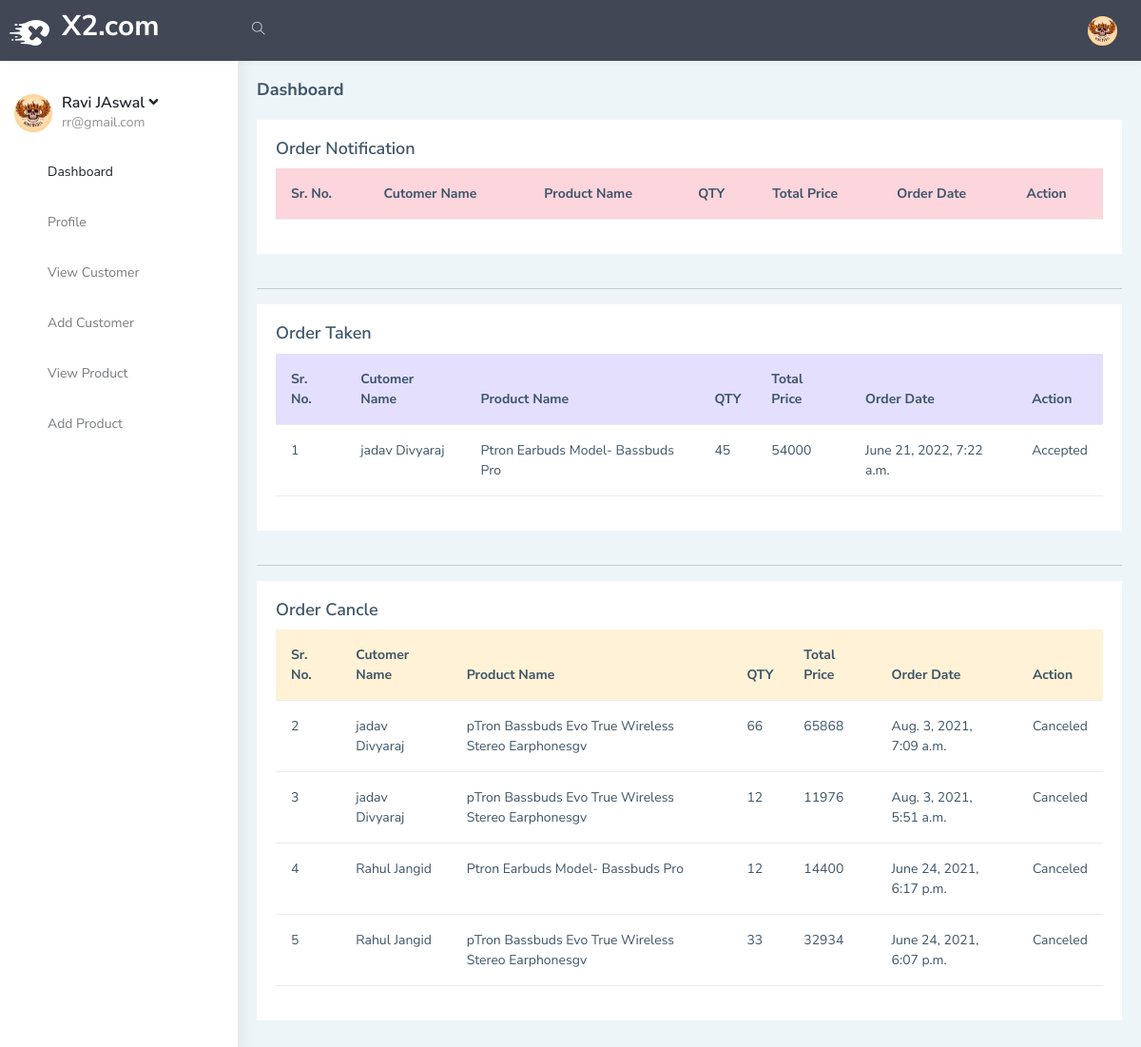
The page /Dashboard/ (signed in) on the database its author committed.
### app1/models.py (models this page shows, shortened)
class Raw_data(models.Model):
        name      = models.CharField(default="", max_length=300)
        email     = models.EmailField(default="", max_length=246)
        mobileno  = models.PositiveIntegerField(default=0)
        address   = models.TextField()
        Photo     = models.ImageField(upload_to="profile/",max_length=500,blank=True,null=True,)
        password  = models.TextField(default="", max_length=200)
        Register_date = models.DateTimeField(auto_now=True, blank=True,null=True)

class Customer_orders(models.Model):
    comp = models.ForeignKey('Raw_data',on_delete=models.CASCADE,blank=True,null=True)
    cust = models.ForeignKey('Cus_data',on_delete=models.CASCADE,blank=True,null=True)
    prod = models.ForeignKey('Company_Product',on_delete=models.CASCADE,blank=True,null=True)
    tot_price = models.PositiveIntegerField(default=0)
    qty = models.PositiveIntegerField(default=0)
    order_date = models.DateTimeField(auto_now_add=True,blank=True, null=True)
    status = models.CharField(default="Waiting",max_length=20)

class Cus_data(models.Model):
    raw = models.ForeignKey('Raw_data',on_delete=models.CASCADE,blank=True,null=True)
    cus_nm = models.CharField(default="",max_length=200)
    cus_em = models.EmailField(default="",max_length=200)
    cus_con = models.PositiveIntegerField(default=0)
    cus_add1 = models.TextField(default="")
    cus_regi_date = models.DateTimeField(auto_now_add=True,blank=True, null=True)
    cus_photo = models.ImageField(upload_to="Cus_Photo/",default="",max_length=300,blank=True, null=True)
    cus_pass = models.CharField(default="",max_length=200)

class Company_Product(models.Model):
    comp = models.ForeignKey('Raw_data',on_delete=models.CASCADE,blank=True,null=True)
    pro_nm = models.CharField(default="",max_length=200)
    pro_pr = models.PositiveIntegerField(default=0)
    pro_qty = models.PositiveIntegerField(default=0)
    pro_img = models.ImageField(upload_to="ProductPic/",default="",max_length=300,blank=True, null=True)

### app1/views.py (the view)
# urls.py: path('Dashboard/',v.Dashboard,name='Dashboard'),
def Dashboard(request):
    if 'Raw_data' in request.session.keys():
        vars = Raw_data.objects.get(id=int(request.session['Raw_data']))
        user = Raw_data.objects.all()
        cords = Customer_orders.objects.filter(comp=vars)
        return render(request, 'Dashboard.html', {'vars': vars, 'user': user, 'cords': cords})
    else:
        return redirect('Login')

### app1/templates/Dashboard.html (shortened to what this page needs)
{% extends 'index.html' %}
{% load static %}
{% block Dash %}
<div class="row">
    <div class="col-lg-12 grid-margin stretch-card">
        <div class="card">
          <div class="card-body">
            <h4 class="card-title">Order Notification</h4>
            <table class="table">
              <thead class ="table-danger">
                <tr style= "color: white">
                  <th>Sr. No.</th>
                  <th>Cutomer Name</th>
                  <th>Product Name</th>
                  <th>QTY</th>
                  <th>Total Price</th>
                  <th>Order Date</th>
                  <th>Action</th>
                </tr>
              </thead>
            </table>
          </div>
        </div>
      </div>
</div>
<hr>
<div class="row">
    <div class="col-lg-12 grid-margin stretch-card">
        <div class="card">
          <div class="card-body">
            <h4 class="card-title">Order Taken</h4>
            <table class="table">
              <thead class ="table-primary">
                <tr style= "color: white">
                  <th>Sr. No.</th>
                  <th>Cutomer Name</th>
                  <th>Product Name</th>
                  <th>QTY</th>
                  <th>Total Price</th>
                  <th>Order Date</th>
                  <th>Action</th>
                </tr>
              </thead>
                <tbody>
                    {% for i in cords reversed %}
                    {% if i.status == 'Yes' %}
                        <tr>
                            <td>{{ forloop.counter }}</td>
                            <td>{{ i.cust.cus_nm }}</td>
                            <td>{{ i.prod.pro_nm }}</td>
                            <td>{{ i.qty }}</td>
                            <td>{{ i.tot_price }}</td>
                            <td>{{ i.order_date }}</td>
                            <td>
                                Accepted
                            </td>
                        </tr>
                        {% endif %}
                    {% endfor %}
              </tbody>
            </table>
          </div>
        </div>
      </div>
</div>
<hr>
<div class="row">
    <div class="col-lg-12 grid-margin stretch-card">
        <div class="card">
          <div class="card-body">
            <h4 class="card-title">Order Cancle</h4>
            <table class="table">
              <thead class ="table-warning">
                <tr style= "color: white">
                  <th>Sr. No.</th>
                  <th>Cutomer Name</th>
                  <th>Product Name</th>
                  <th>QTY</th>
                  <th>Total Price</th>
                  <th>Order Date</th>
                  <th>Action</th>
                </tr>
              </thead>
                <tbody>
                    {% for i in cords reversed %}
                    {% if i.status == 'No' %}
                        <tr>
                            <td>{{ forloop.counter }}</td>
                            <td>{{ i.cust.cus_nm }}</td>
                            <td>{{ i.prod.pro_nm }}</td>
                            <td>{{ i.qty }}</td>
                            <td>{{ i.tot_price }}</td>
                            <td>{{ i.order_date }}</td>
                            <td>
                                Canceled
                            </td>
                        </tr>
                        {% endif %}
                    {% endfor %}
              </tbody>
            </table>
          </div>
        </div>
      </div>
</div>
{% endblock Dash %}

### app1/templates/index.html (shortened to what this page needs)
{% load static %}
<!DOCTYPE html>
<html dir="ltr" lang="en">
<head>
    <link href="{% static 'Dash/assets/libs/chartist/dist/chartist.min.css' %}" rel="stylesheet">
    <link href="{% static 'Dash/dist/css/style.min.css' %}" rel="stylesheet">
</head>
<body>
    <div id="main-wrapper" data-layout="vertical" data-navbarbg="skin5" data-sidebartype="full"
        data-sidebar-position="absolute" data-header-position="absolute" data-boxed-layout="full">
        <header class="topbar" data-navbarbg="skin5">
            <nav class="navbar top-navbar navbar-expand-md navbar-dark">
                <div class="navbar-header" data-logobg="skin5">
                    <a class="navbar-brand" href="index.html">
                        <b class="logo-icon">
                            <img src="{% static 'Dash/assets/images/logo-light-icon.png' %}" alt="homepage" class="light-logo" />
                        </b>
                        <span class="logo-text">
                           <h2 class = "light-logo">X2.com</h2>
                        </span>
                    </a>
                </div>
                <div class="navbar-collapse collapse" id="navbarSupportedContent" data-navbarbg="skin5">
                    <ul class="navbar-nav float-start me-auto">
                        <li class="nav-item search-box"> <a class="nav-link waves-effect waves-dark"
                                href="javascript:void(0)"><i class="ti-search"></i></a>
                        </li>
                    </ul>
                    <ul class="navbar-nav float-end">
                        <li class="nav-item dropdown">
                            <a class="nav-link dropdown-toggle text-muted waves-effect waves-dark pro-pic" href="#" id="navbarDropdown" role="button" data-bs-toggle="dropdown" aria-expanded="false">
                                <img src="{{vars.Photo.url}}" alt="user" class="rounded-circle" width="31">
                            </a>
                        </li>
                    </ul>
                </div>
            </nav>
        </header>
        <aside class="left-sidebar" data-sidebarbg="skin6">
            <div class="scroll-sidebar">
                <nav class="sidebar-nav">
                    <ul id="sidebarnav">
                        <li>
                           <div class="user-profile d-flex no-block dropdown m-t-20">
                               <div class="user-pic"><img src="{{vars.Photo.url}}" alt="users"
                                        class="rounded-circle" width="40" /></div>
                                <div class="user-content hide-menu m-l-10">
                                    <a href="#" class="" id="Userdd" role="button"
                                        data-bs-toggle="dropdown" aria-haspopup="true" aria-expanded="false">
                                        <h5 class="m-b-0 user-name font-medium">{{vars.name}}
                                         <i class="fa fa-angle-down"></i></h5>
                                        <span class="op-5 user-email">{{vars.email}}</span>
                                    </a>
                                </div>
                            </div>
                        </li>
                        <li class="sidebar-item"> <a class="sidebar-link waves-effect waves-dark sidebar-link"
                                href="{% url 'Dashboard' %}" aria-expanded="false"><i class="mdi mdi-view-dashboard"></i><span
                                    class="hide-menu">Dashboard</span></a></li>
                        <li class="sidebar-item"> <a class="sidebar-link waves-effect waves-dark sidebar-link"
                                href="{% url 'Profile' %}" aria-expanded="false"><i
                                    class="mdi mdi-account-network"></i><span class="hide-menu">Profile</span></a></li>
                         <li class="sidebar-item"> <a class="sidebar-link waves-effect waves-dark sidebar-link"
                                href="{% url 'View_cus' %}" aria-expanded="false"><i class="mdi mdi-border-all"></i><span
                                    class="hide-menu">View Customer</span></a></li>
                        <li class="sidebar-item"> <a class="sidebar-link waves-effect waves-dark sidebar-link"
                                href="{% url 'Add_cus' %}" aria-expanded="false"><i class="mdi mdi-border-all"></i><span
                                    class="hide-menu">Add Customer</span></a></li>
                        <li class="sidebar-item"> <a class="sidebar-link waves-effect waves-dark sidebar-link"
                                href="{% url 'ViewProduct' %}" aria-expanded="false"><i class="mdi mdi-border-all"></i><span
                                    class="hide-menu">View Product</span></a></li>
                        <li class="sidebar-item"> <a class="sidebar-link waves-effect waves-dark sidebar-link"
                                href="{% url 'AddProduct' %}" aria-expanded="false"><i class="mdi mdi-border-all"></i><span
                                    class="hide-menu">Add Product</span></a></li>
                    </ul>
                </nav>
            </div>
        </aside>
        <div class="page-wrapper">
            <div class="page-breadcrumb">
                <div class="row align-items-center">
                    <div class="col-5">
                        <h4 class="page-title">Dashboard</h4>
                    </div>
                </div>
            </div>
            <div class="container-fluid">
          {% block Dash %}
          {% endblock Dash %}
          </div>
        </div>
    </div>
</body>
</html>

### rows shown on the page
Raw_data: Photo (picture), name "Ravi JAswal", email "rr@gmail.com"
Customer_orders: cust.cus_nm "jadav Divyaraj", prod.pro_nm "Ptron Earbuds Model- Bassbuds Pro", qty "45", tot_price "54000", order_date "June 21, 2022, 7:22 a.m."
Customer_orders: cust.cus_nm "jadav Divyaraj", prod.pro_nm "pTron Bassbuds Evo True Wireless Stereo Earphonesgv", qty "66", tot_price "65868", order_date "Aug. 3, 2021, 7:09 a.m."
Customer_orders: cust.cus_nm "jadav Divyaraj", prod.pro_nm "pTron Bassbuds Evo True Wireless Stereo Earphonesgv", qty "12", tot_price "11976", order_date "Aug. 3, 2021, 5:51 a.m."
Customer_orders: cust.cus_nm "Rahul Jangid", prod.pro_nm "Ptron Earbuds Model- Bassbuds Pro", qty "12", tot_price "14400", order_date "June 24, 2021, 6:17 p.m."
Customer_orders: cust.cus_nm "Rahul Jangid", prod.pro_nm "pTron Bassbuds Evo True Wireless Stereo Earphonesgv", qty "33", tot_price "32934", order_date "June 24, 2021, 6:07 p.m."
